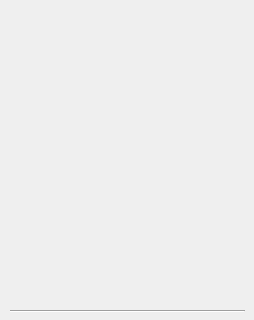
<?xml version="1.0" encoding="UTF-8"?>
<ui version="4.0">
 <class>Form</class>
 <widget class="QWidget" name="Form">
  <property name="geometry">
   <rect>
    <x>0</x>
    <y>0</y>
    <width>254</width>
    <height>320</height>
   </rect>
  </property>
  <property name="minimumSize">
   <size>
    <width>200</width>
    <height>320</height>
   </size>
  </property>
  <property name="maximumSize">
   <size>
    <width>283</width>
    <height>320</height>
   </size>
  </property>
  <property name="windowTitle">
   <string>Form</string>
  </property>
  <widget class="QStackedWidget" name="stackedWidget">
   <property name="geometry">
    <rect>
     <x>0</x>
     <y>10</y>
     <width>251</width>
     <height>291</height>
    </rect>
   </property>
   <widget class="QWidget" name="page"/>
   <widget class="QWidget" name="page_2"/>
  </widget>
  <widget class="Line" name="line">
   <property name="geometry">
    <rect>
     <x>10</x>
     <y>310</y>
     <width>235</width>
     <height>3</height>
    </rect>
   </property>
   <property name="minimumSize">
    <size>
     <width>190</width>
     <height>3</height>
    </size>
   </property>
   <property name="orientation">
    <enum>Qt::Orientation::Horizontal</enum>
   </property>
  </widget>
 </widget>
 <resources/>
 <connections/>
</ui>
